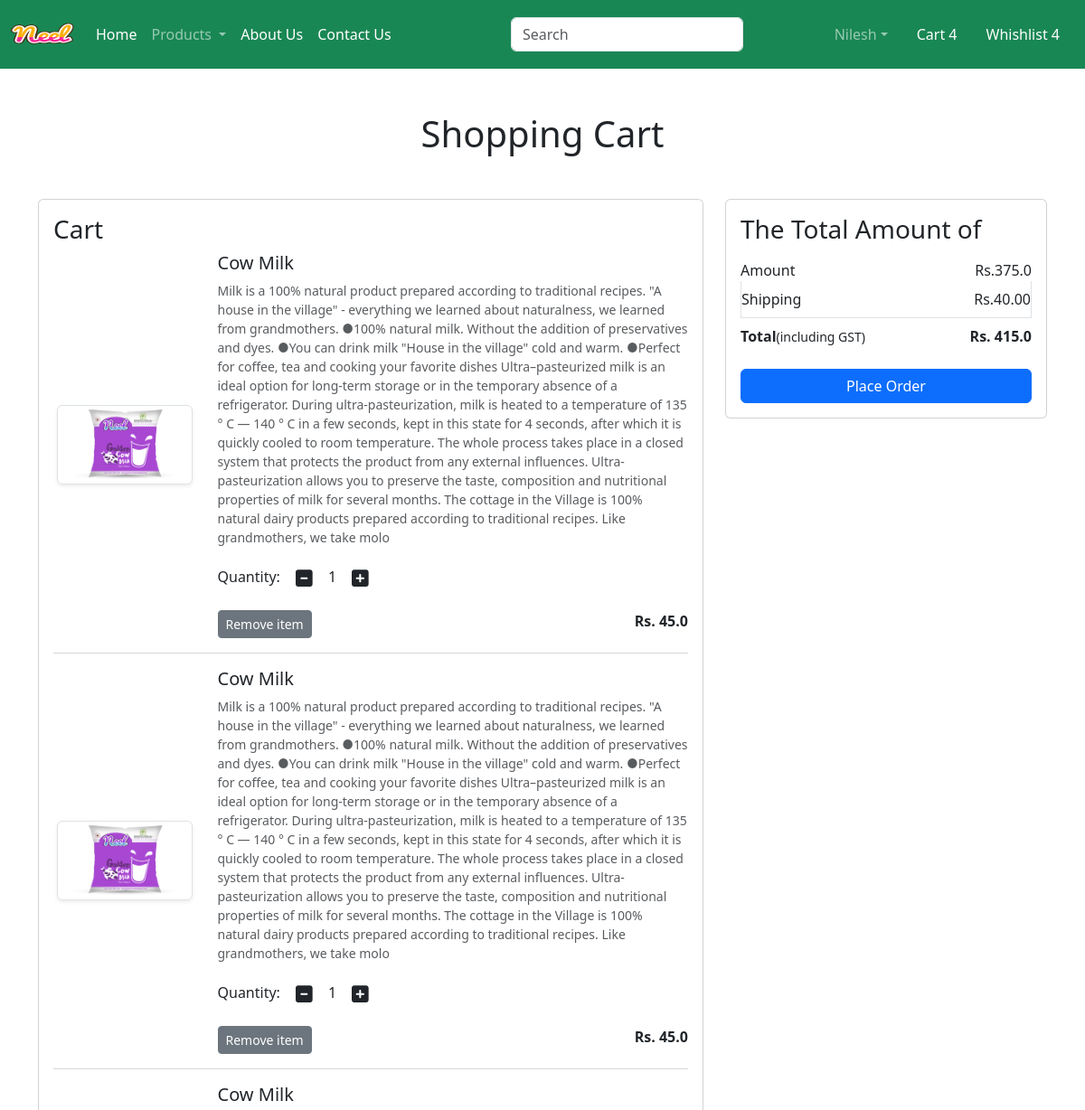
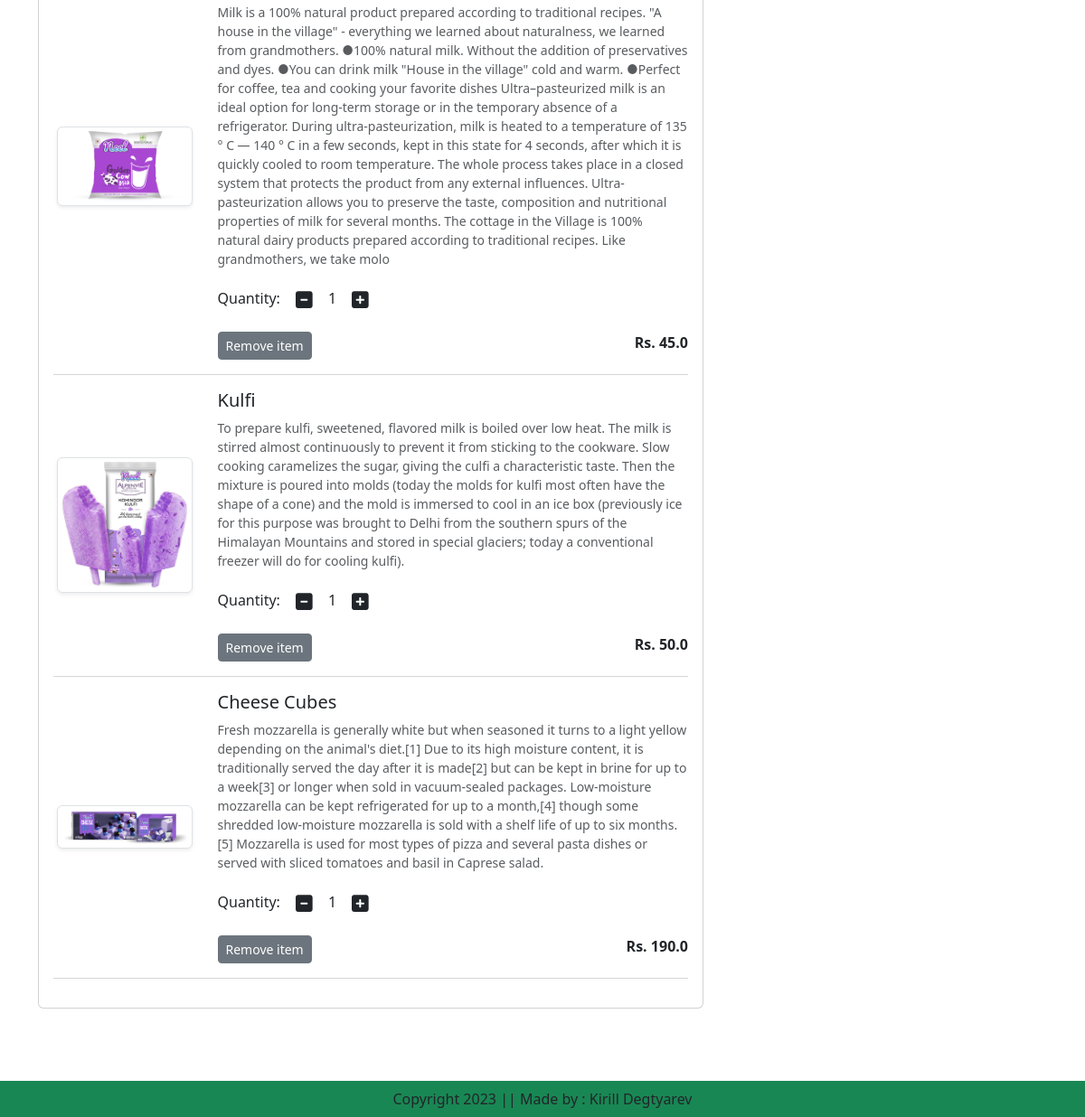
The page /cart/ (signed in) on the database as committed earlier (2 pictures, top to bottom).
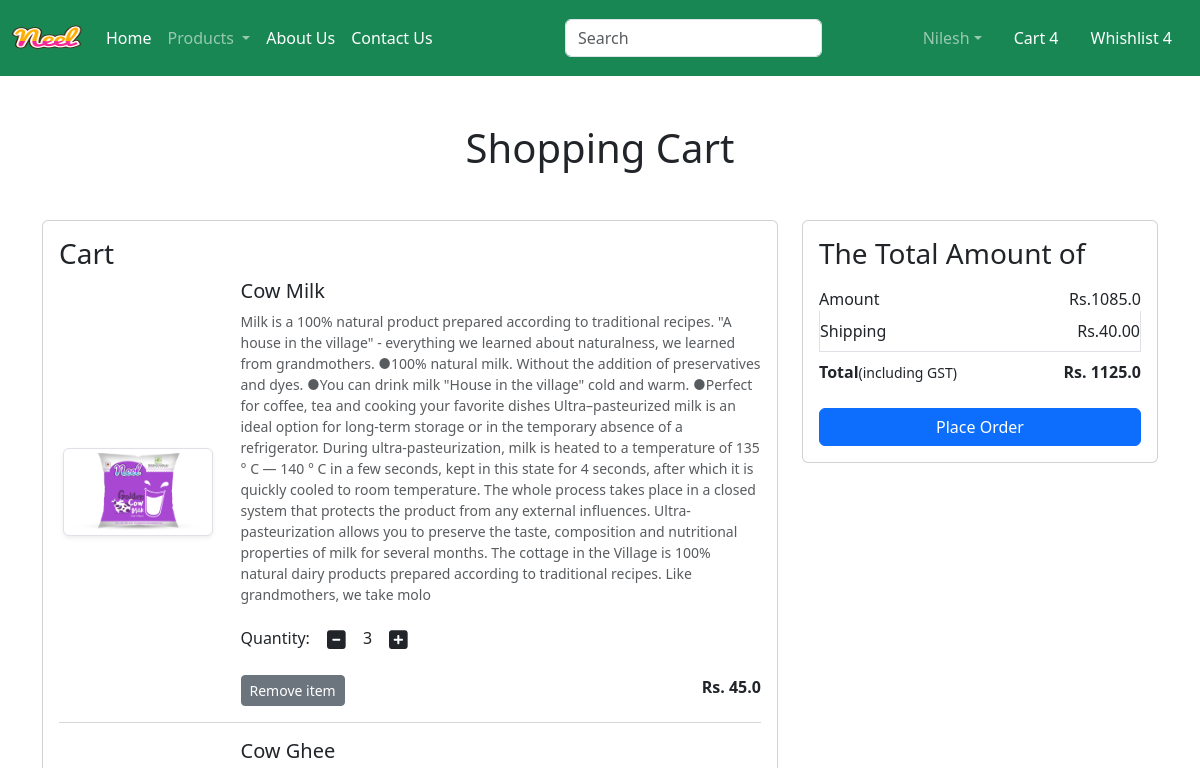
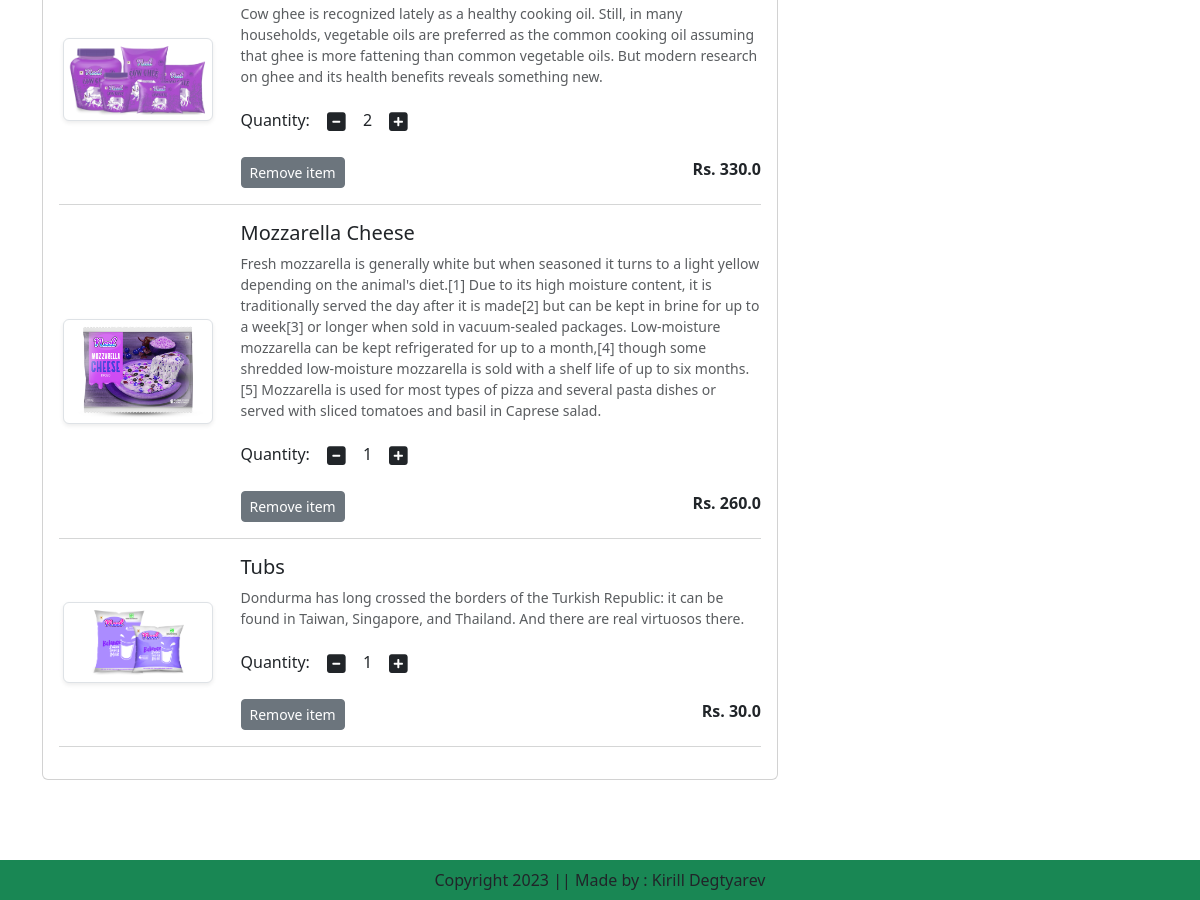
The same page on the database as committed later (2 pictures, top to bottom).
### app/models.py (models this page shows, shortened)
class Cart(models.Model):
    user = models.ForeignKey(User, on_delete=models.CASCADE)
    product = models.ForeignKey(Product, on_delete=models.CASCADE)
    quantity = models.PositiveIntegerField(default=1)

class Product(models.Model):
    title = models.CharField(max_length=100)
    selling_price = models.FloatField()
    discounted_price = models.FloatField()
    description = models.TextField()
    composition = models.TextField(default='')
    prodapp = models.TextField(default='')
    category = models.CharField(choices=CATEGORY_CHOICES, max_length=2)
    product_image = models.ImageField(upload_to='product')

### app/views.py (the view)
# urls.py: path('cart/', views.show_cart, name='showcart'),
def show_cart(request):
    user = request.user
    cart = Cart.objects.filter(user=user)
    amount = 0
    for p in cart:
        value = p.quantity * p.product.discounted_price
        amount += value
    totalamount = amount + 40
    return render(request, 'app/addtocart.html', locals())

### app/templates/app/addtocart.html (shortened to what this page needs)
{% extends "app/base.html" %}
{% load static %}
{% block main-content %}
    <div class="container my-5">
        <div class="row">
            {% if cart %}
                <h1 class="text-center mb-5">Shopping Cart</h1>
                <div class="col-sm-8">
                    <div class="card">
                        <div class="card-body">
                            <h3>Cart</h3>
                            {% for item in cart %}
                                <div class="row">
                                    <div class="col-sm-3 text-center align-self-center">
                                        <img src="{{ item.product.product_image.url }}" alt="" srcset=""
                                             class="img-fluid img-thumbnail shadow-sm" height="150" width="150">
                                    </div>
                                    <div class="col-sm-9">
                                        <div>
                                            <h5>{{ item.product.title }}</h5>
                                            <p class="mb-2 text-muted small">{{ item.product.description }}</p>
                                            <div class="my-3">
                                                <label for="quantity">Quantity:</label>
                                                <a class="minus-cart btn" pid={{ item.product.id }}> <i
                                                        class="fas fa-minus-square fa-lg"></i></a>
                                                <span id="quantity">{{ item.quantity }}</span>
                                                <a class="plus-cart btn" pid={{ item.product.id }}> <i
                                                        class="fas fa-plus-square fa-lg"></i></a>
                                            </div>
                                            <div class="d-flex justify-content-between">
                                                <a href="#" class="remove-cart btn btn-sm btn-secondary mr-3"
                                                   pid= {{ item.product.id }}>
                                                    Remove item</a>
                                                <p class="mb-0">
                                                    <span><strong>Rs. {{ item.product.discounted_price }}</strong></span>
                                                </p>
                                            </div>
                                        </div>
                                    </div>
                                </div>
                                <hr class="text-muted">
                            {% endfor %}
                        </div>
                    </div>
                </div>
                <div class="col-sm-4">
                    <div class="card">
                        <div class="card-body">
                            <h3>The Total Amount of </h3>
                            <ul class="list-group">
                                <li class="d-flex list-group-item justify-content-between align-items-center border-0 px-0 pb-0">
                                    Amount<span id="amount">Rs.{{ amount }}</span>
                                </li>
                                <li class="d-flex list-group-item justify-content-between align-items-center px-0">
                                    Shipping<span> Rs.40.00</span>
                                </li>
                                <li class="d-flex list-group-item justify-content-between align-items-center border-0 px-0 mb-3">
                                    <div>
                                        <strong>Total</strong><small>(including GST)</small>
                                    </div>
                                    <span id="totalamount"><strong>Rs. {{ totalamount }}</strong></span>
                                </li>
                            </ul>
                            <div class="d-grid"><a href="{% url 'checkout' %}" class="btn btn-primary">Place Order</a>
                            </div>
                        </div>
                    </div>
                </div>
            {% else %}
                <h1 class="text-center mb-5">Cart is Empty</h1>
            {% endif %}
        </div>
    </div>
{% endblock main-content %}

### app/templates/app/base.html (shortened to what this page needs)
<!DOCTYPE html>
{% load static %}
<html lang="ru">
<head>
    <link href="https://cdn.jsdelivr.net/npm/bootstrap@5.3.0-alpha2/dist/css/bootstrap.min.css" rel="stylesheet"
>
    <link rel="stylesheet" href="{% static 'app/css/owl.carousel.min.css' %}">
    <link rel="stylesheet" href="{% static 'app/css/all.min.css' %}">
    <link rel="stylesheet" href="{% static 'app/css/style.css' %}">
</head>
<body>
    <nav class="navbar navbar-expand-lg navbar-dark bg-success">
        <div class="container-fluid">
            <a class="navbar-brand" href="#">
                <img src="{% static "app/images/neel.png" %}" width="70" height="50">
            </a>
            <div class="collapse navbar-collapse" id="navbarSupportedContent">
                <ul class="navbar-nav me-auto mb-2 mb-lg-0">
                {% if request.user.is_authenticated %}
                    <li class="nav-item">
                        <a class="nav-link active" aria-current="page" href="/">Home</a>
                    </li>
                    <li class="nav-item dropdown">
                        <a class="nav-link dropdown-toggle" href="#" role="button" data-bs-toggle="dropdown"
                           aria-expanded="false">
                            Products
                        </a>
                    </li>
                    <li class="nav-item">
                        <a class="nav-link text-white " href="{% url 'about' %}">About Us</a>
                    </li>
                    <li class="nav-item">
                        <a class="nav-link text-white " href="{% url 'contact' %}">Contact Us</a>
                    </li>
                </ul>
                <form class="d-flex" role="search">
                    <input class="form-control me-2" type="search" placeholder="Search" aria-label="Search">
                    <button class="btn btn-outline-success" type="submit">Search</button>
                </form>
            </div>
            <ul class="navbar-nav me-auto mb-2 mb-lg-0">
                <li class="nav-item dropdown mx-2">
                <a class="nav-link dropdown-toggle" href="#" role="button" data-bs-toggle="dropdown"
                           aria-expanded="false">
                            Nilesh</a>
                </li>
                <li class="nav-item mx-2">
                    <a href="#" class="nav-link text-white">Cart 4</a>
                </li>
                <li class="nav-item mx-2">
                    <a href="#" class="nav-link text-white">Whishlist 4</a>
                </li>
                {% endif %}
            </ul>
        </div>
    </nav>
{% block main-content %}{% endblock main-content %}
      <br><br><br>
<footer class="container-fluid fixed-bottom bg-success text-center p-2 mt-5">
    Copyright 2023 || Made by : Kirill Degtyarev
</footer>
</body>
</html>

Rows that differ between the two databases and show on the page:
removed Cart: product.product_image (picture), product "Cow Milk", product.description "Milk is a 100% natural product prepared according to traditional recipes. \"A house in the village\" - everything we learned about naturalness, we learned from grandmothers. ●100% natural milk. Without the addition of preservatives and dyes. ●You can drink milk \"House in the village\" cold and warm. ●Perfect for coffee, tea and cooking your favorite dishes Ultra–pasteurized milk is an ideal option for long-term storage or in the temporary absence of a refrigerator. During ultra-pasteurization, milk is heated to a temperature of 135 ° C — 140 ° C in a few seconds, kept in this state for 4 seconds, after which it is quickly cooled to room temperature. The whole process takes place in a closed…", quantity "1", product.discounted_price "45.0"
removed Cart: product.product_image (picture), product "Cow Milk", product.description "Milk is a 100% natural product prepared according to traditional recipes. \"A house in the village\" - everything we learned about naturalness, we learned from grandmothers. ●100% natural milk. Without the addition of preservatives and dyes. ●You can drink milk \"House in the village\" cold and warm. ●Perfect for coffee, tea and cooking your favorite dishes Ultra–pasteurized milk is an ideal option for long-term storage or in the temporary absence of a refrigerator. During ultra-pasteurization, milk is heated to a temperature of 135 ° C — 140 ° C in a few seconds, kept in this state for 4 seconds, after which it is quickly cooled to room temperature. The whole process takes place in a closed…", quantity "1", product.discounted_price "45.0"
removed Cart: product.product_image (picture), product "Cow Milk", product.description "Milk is a 100% natural product prepared according to traditional recipes. \"A house in the village\" - everything we learned about naturalness, we learned from grandmothers. ●100% natural milk. Without the addition of preservatives and dyes. ●You can drink milk \"House in the village\" cold and warm. ●Perfect for coffee, tea and cooking your favorite dishes Ultra–pasteurized milk is an ideal option for long-term storage or in the temporary absence of a refrigerator. During ultra-pasteurization, milk is heated to a temperature of 135 ° C — 140 ° C in a few seconds, kept in this state for 4 seconds, after which it is quickly cooled to room temperature. The whole process takes place in a closed…", quantity "1", product.discounted_price "45.0"
removed Cart: product.product_image (picture), product "Kulfi", product.description "To prepare kulfi, sweetened, flavored milk is boiled over low heat. The milk is stirred almost continuously to prevent it from sticking to the cookware. Slow cooking caramelizes the sugar, giving the culfi a characteristic taste. Then the mixture is poured into molds (today the molds for kulfi most often have the shape of a cone) and the mold is immersed to cool in an ice box (previously ice for this purpose was brought to Delhi from the southern spurs of the Himalayan Mountains and stored in special glaciers; today a conventional freezer will do for cooling kulfi).", quantity "1", product.discounted_price "50.0"
removed Cart: product.product_image (picture), product "Cheese Cubes", product.description "Fresh mozzarella is generally white but when seasoned it turns to a light yellow depending on the animal's diet.[1] Due to its high moisture content, it is traditionally served the day after it is made[2] but can be kept in brine for up to a week[3] or longer when sold in vacuum-sealed packages. Low-moisture mozzarella can be kept refrigerated for up to a month,[4] though some shredded low-moisture mozzarella is sold with a shelf life of up to six months.[5] Mozzarella is used for most types of pizza and several pasta dishes or served with sliced tomatoes and basil in Caprese salad.", quantity "1", product.discounted_price "190.0"
added Cart: product.product_image (picture), product "Cow Milk", product.description "Milk is a 100% natural product prepared according to traditional recipes. \"A house in the village\" - everything we learned about naturalness, we learned from grandmothers. ●100% natural milk. Without the addition of preservatives and dyes. ●You can drink milk \"House in the village\" cold and warm. ●Perfect for coffee, tea and cooking your favorite dishes Ultra–pasteurized milk is an ideal option for long-term storage or in the temporary absence of a refrigerator. During ultra-pasteurization, milk is heated to a temperature of 135 ° C — 140 ° C in a few seconds, kept in this state for 4 seconds, after which it is quickly cooled to room temperature. The whole process takes place in a closed…", quantity "3", product.discounted_price "45.0"
added Cart: product.product_image (picture), product "Cow Ghee", product.description "Cow ghee is recognized lately as a healthy cooking oil. Still, in many households, vegetable oils are preferred as the common cooking oil assuming that ghee is more fattening than common vegetable oils. But modern research on ghee and its health benefits reveals something new.", quantity "2", product.discounted_price "330.0"
added Cart: product.product_image (picture), product "Mozzarella Cheese", product.description "Fresh mozzarella is generally white but when seasoned it turns to a light yellow depending on the animal's diet.[1] Due to its high moisture content, it is traditionally served the day after it is made[2] but can be kept in brine for up to a week[3] or longer when sold in vacuum-sealed packages. Low-moisture mozzarella can be kept refrigerated for up to a month,[4] though some shredded low-moisture mozzarella is sold with a shelf life of up to six months.[5] Mozzarella is used for most types of pizza and several pasta dishes or served with sliced tomatoes and basil in Caprese salad.", quantity "1", product.discounted_price "260.0"
added Cart: product.product_image (picture), product "Tubs", product.description "Dondurma has long crossed the borders of the Turkish Republic: it can be found in Taiwan, Singapore, and Thailand. And there are real virtuosos there.", quantity "1", product.discounted_price "30.0"
Other text that changed with them:
{{ amount }}: "375.0" → "1085.0"
{{ totalamount }}: "415.0" → "1125.0"
